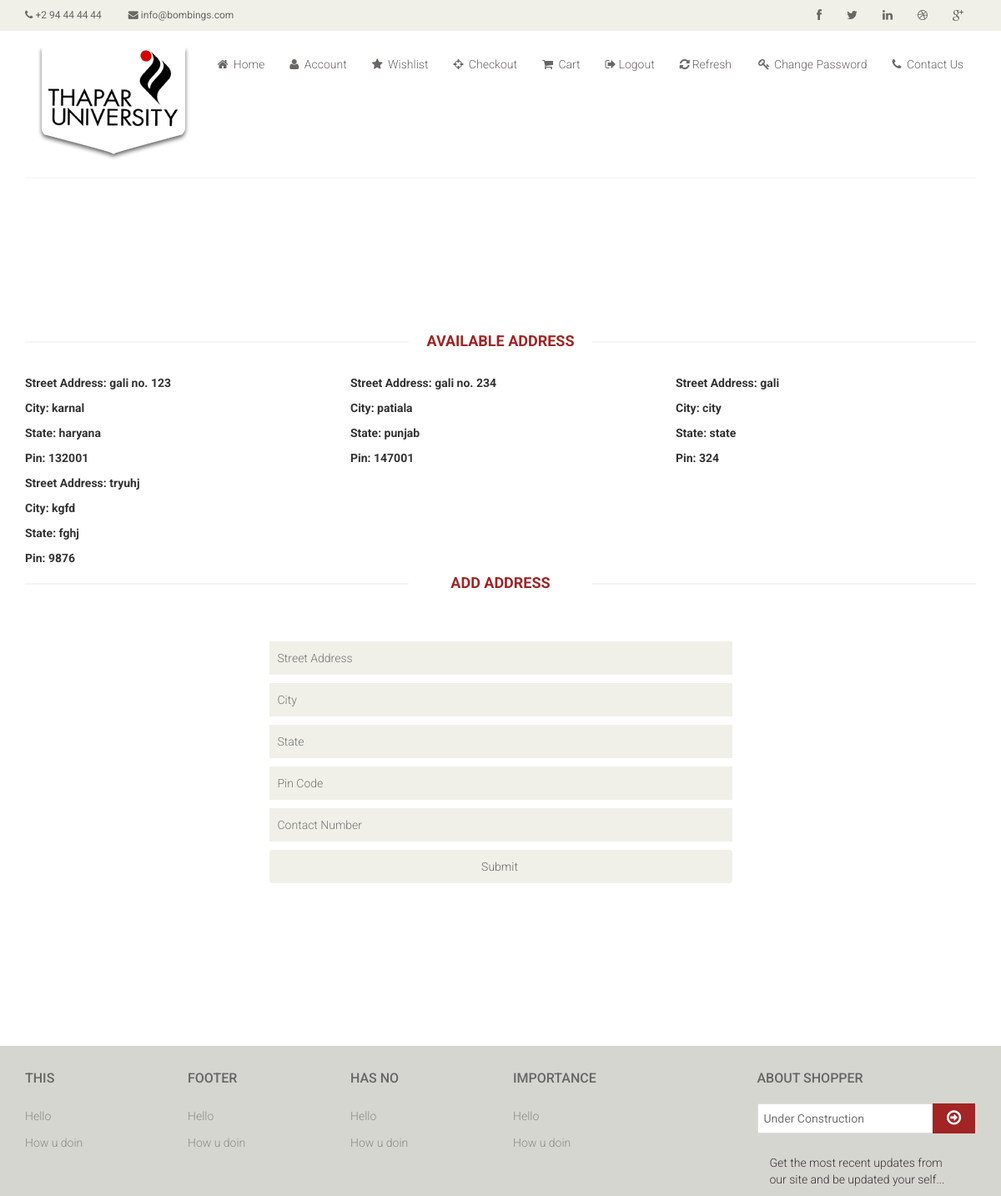
The app's page /shopper/account.php (signed in) with its own data.
### tables this page shows
CREATE TABLE IF NOT EXISTS `address` (
  `addressid` int(11) NOT NULL AUTO_INCREMENT,
  `email` varchar(50) NOT NULL,
  `street` varchar(100) NOT NULL,
  `city` varchar(100) NOT NULL,
  `state` varchar(100) NOT NULL,
  `pin` varchar(10) NOT NULL,
  `contact` varchar(20) NOT NULL,
  PRIMARY KEY (`addressid`),
  KEY `email` (`email`)
);

### shopper/account.php (the view, shortened to what this page needs)
<?php
require 'connect.php';
?>
<?php
$loginid=$nameid=$streetid=$cityid=$stateid=$pinid=$contactid="";
?>
<!DOCTYPE html>
<html lang="en">
<?php
include 'head.php';
?>
<body>
<?php
    include 'header.php';
    ?>
	<section id="form">
		<div class="container">
		<div class="row">
            <h2 class="title text-center">Available Address</h2>
                    <?php
				$q="select * from address where email='".$_SESSION['id']."'";
                $ret=mysqli_query($mysqli,$q);
                while($row=mysqli_fetch_assoc($ret)){
                echo '<div class="col-sm-4 "> <div class="'.$row['addressid'].'" >';
                echo '<p><strong>Street Address: '.$row['street'].'<p>';
                echo '<p><strong>City:</strong> '.$row['city'].'<p>';
                echo '<p><strong>State:</strong> '.$row['state'].'<p>';
                echo '<p><strong>Pin:</strong> '.$row['pin'].'<p>';
                    echo '</div></div>';
                }
?>
				</div>
            <div class="row">
                <h2 class="title text-center">Add Address</h2>
				<div class="col-sm-6 col-sm-offset-3">
					<div class="login-form">
						<form name="login" action="<?php echo htmlspecialchars($_SERVER['PHP_SELF']); ?>" method="post">
							<fieldset>
                            <input type="text" name="street" placeholder="Street Address" /><span class=""><?php echo $streetid; ?></span>
							<input type="text" name="city" placeholder="City" /><span class=""><?php echo $cityid; ?></span>
							<input type="text" name="state" placeholder="State" /><span class=""><?php echo $stateid; ?></span>
                            <input type="text" name="pin" placeholder="Pin Code" /><span class=""><?php echo $pinid; ?></span>
                            <input type="text" name="contact" placeholder="Contact Number" /><span class=""><?php echo $contactid; ?></span>
							<input name="login" type="submit" class="btn btn-default"><span class=""><?php echo $loginid; ?></span>
						      </fieldset>
                            </form>
					</div>
				</div>
			</div>
		</div>
	</section>
<?php
    include 'footer.php';
    ?>
</body>
</html>

### shopper/css/main.css (style rules this page uses)
body { font-family: 'Roboto', sans-serif; background:; position: relative; font-weight:400px; }
h1, h2, h3, h4, h5, h6 { font-family: 'Roboto', sans-serif; }
.left-sidebar h2:after, h2.title:after { content: " "; position: absolute; border: 1px solid #f5f5f5; bottom:8px; left: 0; width: 100%; height: 0; z-index: -2; }
h2.title:before { content: " "; position: absolute; background: #fff; bottom: -6px; width: 220px; height: 30px; z-index: -1; left: 50%; margin-left: -110px; }
h2.title { color: #A22424; font-family: 'Roboto', sans-serif; font-size: 18px; font-weight: 700; margin: 0 15px; text-transform: uppercase; margin-bottom: 30px; position: relative; }
#form { display: block; margin-bottom: 185px; margin-top: 185px; overflow: hidden; }
.login-form form input, .signup-form form input { background: #F0F0E9; border: medium none; color: #696763; display: block; font-family: 'Roboto', sans-serif; font-size: 14px; font-weight: 300; height: 40px; margin-bottom: 10px; outline: medium none; padding-left: 10px; width: 100%; }

### records on screen
address: street "gali no. 123", city "karnal", state "haryana", pin "132001"
address: street "gali no. 234", city "patiala", state "punjab", pin "147001"
address: street "gali", city "city", state "state", pin "324"
address: street "tryuhj", city "kgfd", state "fghj", pin "9876"
